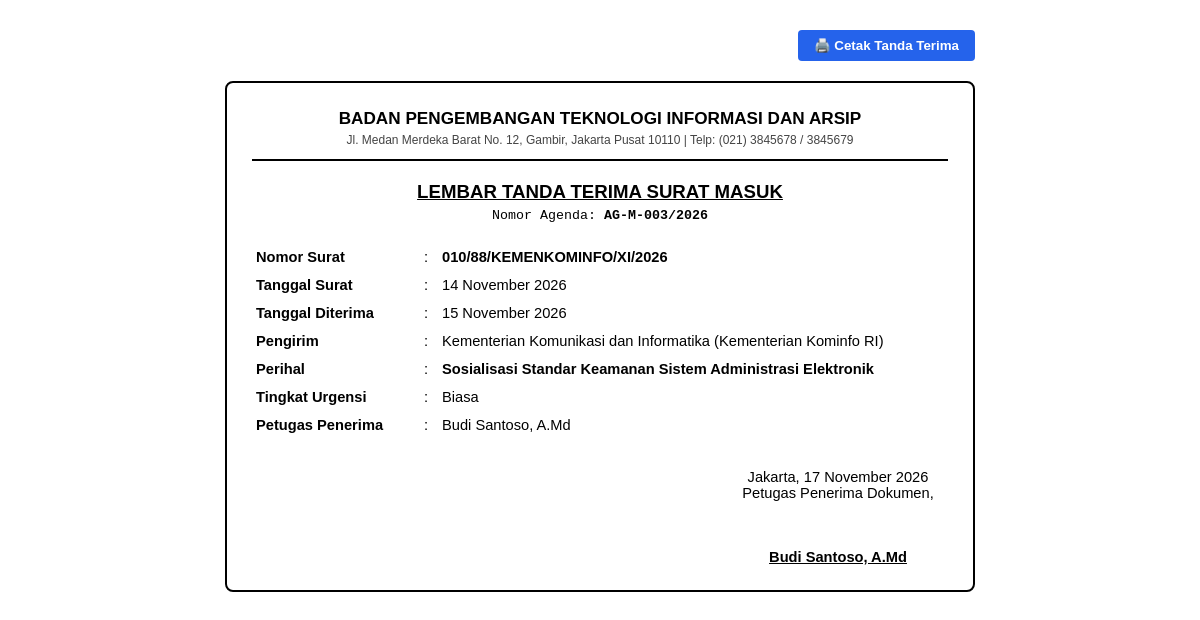
/public/surat_masuk/tanda_terima.php?id=3 (signed in), run on the app's committed database.
### tables this page shows
CREATE TABLE pengaturan (
    id INTEGER PRIMARY KEY AUTOINCREMENT,
    key_name TEXT NOT NULL UNIQUE,
    value_text TEXT,
    category TEXT NOT NULL DEFAULT 'umum',
    description TEXT,
    updated_at DATETIME DEFAULT CURRENT_TIMESTAMP
);

CREATE TABLE surat_masuk (
    id INTEGER PRIMARY KEY AUTOINCREMENT,
    nomor_agenda TEXT NOT NULL,
    nomor_surat TEXT NOT NULL,
    tanggal_surat DATE NOT NULL,
    tanggal_terima DATE NOT NULL,
    pengirim TEXT NOT NULL,
    asal_instansi TEXT NOT NULL,
    perihal TEXT NOT NULL,
    isi_ringkas TEXT,
    kategori TEXT DEFAULT 'Umum',
    klasifikasi_id INTEGER,
    tingkat_urgensi TEXT NOT NULL DEFAULT 'biasa', -- 'biasa', 'penting', 'segera', 'rahasia'
    file_dokumen TEXT,
    lampiran_files TEXT, -- JSON list of files
    status TEXT NOT NULL DEFAULT 'diterima', -- 'diterima', 'disposisi', 'tindak_lanjut', 'selesai'
    penerima_user_id INTEGER,
    created_at DATETIME DEFAULT CURRENT_TIMESTAMP,
    updated_at DATETIME DEFAULT CURRENT_TIMESTAMP,
    deleted_at DATETIME DEFAULT NULL,
    FOREIGN KEY (klasifikasi_id) REFERENCES klasifikasi_surat (id) ON DELETE SET NULL,
    FOREIGN KEY (penerima_user_id) REFERENCES users (id) ON DELETE SET NULL
);

CREATE TABLE users (
    id INTEGER PRIMARY KEY AUTOINCREMENT,
    username TEXT NOT NULL UNIQUE,
    email TEXT NOT NULL UNIQUE,
    password_hash TEXT NOT NULL,
    full_name TEXT NOT NULL,
    nip TEXT,
    jabatan TEXT,
    phone TEXT,
    role_id INTEGER NOT NULL,
    avatar TEXT,
    is_active INTEGER NOT NULL DEFAULT 1,
    created_at DATETIME DEFAULT CURRENT_TIMESTAMP,
    updated_at DATETIME DEFAULT CURRENT_TIMESTAMP,
    deleted_at DATETIME DEFAULT NULL,
    FOREIGN KEY (role_id) REFERENCES roles (id) ON DELETE RESTRICT
);

### app/models/Pengaturan.php (called while the page is built, shortened)
<?php
class Pengaturan {
    public static function get(string $key, ?string $default = null): ?string {
        $db = Database::getInstance();
        $stmt = $db->prepare("SELECT value_text FROM pengaturan WHERE key_name = :key");
        $stmt->execute([':key' => $key]);
        $val = $stmt->fetchColumn();
        if ($val !== false) {
            return $val;
        }
        return $default;
    }
}

### app/models/SuratMasuk.php (called while the page is built, shortened)
<?php
class SuratMasuk {
    public static function findById(int $id): ?array {
        $db = Database::getInstance();
        $stmt = $db->prepare("
            SELECT sm.*, k.kode as klasifikasi_kode, k.nama as klasifikasi_nama,
                   u.full_name as penerima_nama
            FROM surat_masuk sm
            LEFT JOIN klasifikasi_surat k ON sm.klasifikasi_id = k.id
            LEFT JOIN users u ON sm.penerima_user_id = u.id
            WHERE sm.id = :id AND sm.deleted_at IS NULL
        ");
        $stmt->execute([':id' => $id]);
        $row = $stmt->fetch();
        return $row ?: null;
    }
}

### public/surat_masuk/tanda_terima.php (the view, shortened to what this page needs)
<?php
$id = (int)($_GET['id'] ?? 0);
$surat = SuratMasuk::findById($id);
$instansi = Pengaturan::get('nama_instansi', 'BADAN PENGEMBANGAN TEKNOLOGI INFORMASI DAN ARSIP');
$alamat = Pengaturan::get('alamat_instansi', 'Jl. Medan Merdeka Barat No. 12, Jakarta');
$telp = Pengaturan::get('telepon_instansi', '(021) 3845678');
?>
<!DOCTYPE html>
<html lang="id">
<head>
</head>
<body>
<div class="no-print" style="margin-bottom: 20px; text-align: right;">
    <button onclick="window.print()" style="padding: 8px 16px; background: #2563EB; color: #fff; border: none; border-radius: 4px; cursor: pointer; font-weight: bold;">
        🖨️ Cetak Tanda Terima
    </button>
</div>
<div class="receipt-card">
    <div class="header">
        <h3 style="margin: 0; text-transform: uppercase;"><?= htmlspecialchars($instansi) ?></h3>
        <p style="margin: 4px 0 0 0; font-size: 9pt; color: #444;"><?= htmlspecialchars($alamat) ?> | Telp: <?= htmlspecialchars($telp) ?></p>
    </div>
    <div class="title">LEMBAR TANDA TERIMA SURAT MASUK</div>
    <div style="text-align: center; font-size: 10pt; font-family: monospace; margin-bottom: 15px;">
        Nomor Agenda: <strong><?= htmlspecialchars($surat['nomor_agenda']) ?></strong>
    </div>
    <table class="table-data">
        <tr>
            <td width="160"><strong>Nomor Surat</strong></td>
            <td width="10">:</td>
            <td><strong><?= htmlspecialchars($surat['nomor_surat']) ?></strong></td>
        </tr>
        <tr>
            <td><strong>Tanggal Surat</strong></td>
            <td>:</td>
            <td><?= date('d F Y', strtotime($surat['tanggal_surat'])) ?></td>
        </tr>
        <tr>
            <td><strong>Tanggal Diterima</strong></td>
            <td>:</td>
            <td><?= date('d F Y', strtotime($surat['tanggal_terima'])) ?></td>
        </tr>
        <tr>
            <td><strong>Pengirim</strong></td>
            <td>:</td>
            <td><?= htmlspecialchars($surat['pengirim']) ?> (<?= htmlspecialchars($surat['asal_instansi']) ?>)</td>
        </tr>
        <tr>
            <td><strong>Perihal</strong></td>
            <td>:</td>
            <td><strong><?= htmlspecialchars($surat['perihal']) ?></strong></td>
        </tr>
        <tr>
            <td><strong>Tingkat Urgensi</strong></td>
            <td>:</td>
            <td><?= ucfirst($surat['tingkat_urgensi']) ?></td>
        </tr>
        <tr>
            <td><strong>Petugas Penerima</strong></td>
            <td>:</td>
            <td><?= htmlspecialchars($surat['penerima_nama'] ?? 'Petugas Front Office') ?></td>
        </tr>
    </table>
    <div class="footer">
        <div class="sig-box">
            Jakarta, <?= date('d F Y') ?><br>
            Petugas Penerima Dokumen,<br><br><br><br>
            <strong><u><?= htmlspecialchars($surat['penerima_nama'] ?? Auth::user()['full_name']) ?></u></strong>
        </div>
    </div>
</div>
</body>
</html>

### public/surat_masuk/tanda_terima.php (style rules this page uses)
body { font-family: Arial, sans-serif; font-size: 11pt; color: #000; padding: 30px; max-width: 750px; margin: 0 auto; }
.receipt-card { border: 2px solid #000; padding: 25px; border-radius: 8px; }
.header { text-align: center; border-bottom: 2px solid #000; padding-bottom: 12px; margin-bottom: 20px; }
.title { font-size: 14pt; font-weight: bold; text-decoration: underline; margin: 10px 0 5px 0; text-align: center; }
.table-data { width: 100%; border-collapse: collapse; margin: 20px 0; }
.table-data td { padding: 6px 4px; vertical-align: top; }
.footer { margin-top: 30px; display: flex; justify-content: space-between; }
.sig-box { text-align: center; width: 220px; }

### data on the page
pengaturan: value_text "BADAN PENGEMBANGAN TEKNOLOGI INFORMASI DAN ARSIP"
pengaturan: value_text "Jl. Medan Merdeka Barat No. 12, Gambir, Jakarta Pusat 10110"
pengaturan: value_text "(021) 3845678 / 3845679"
surat_masuk: nomor_agenda "AG-M-003/2026", nomor_surat "010/88/KEMENKOMINFO/XI/2026", tanggal_surat "14 November 2026", tanggal_terima "15 November 2026", pengirim "Kementerian Komunikasi dan Informatika", asal_instansi "Kementerian Kominfo RI", perihal "Sosialisasi Standar Keamanan Sistem Administrasi Elektronik", tingkat_urgensi "Biasa", penerima_user.full_name "Budi Santoso, A.Md"
